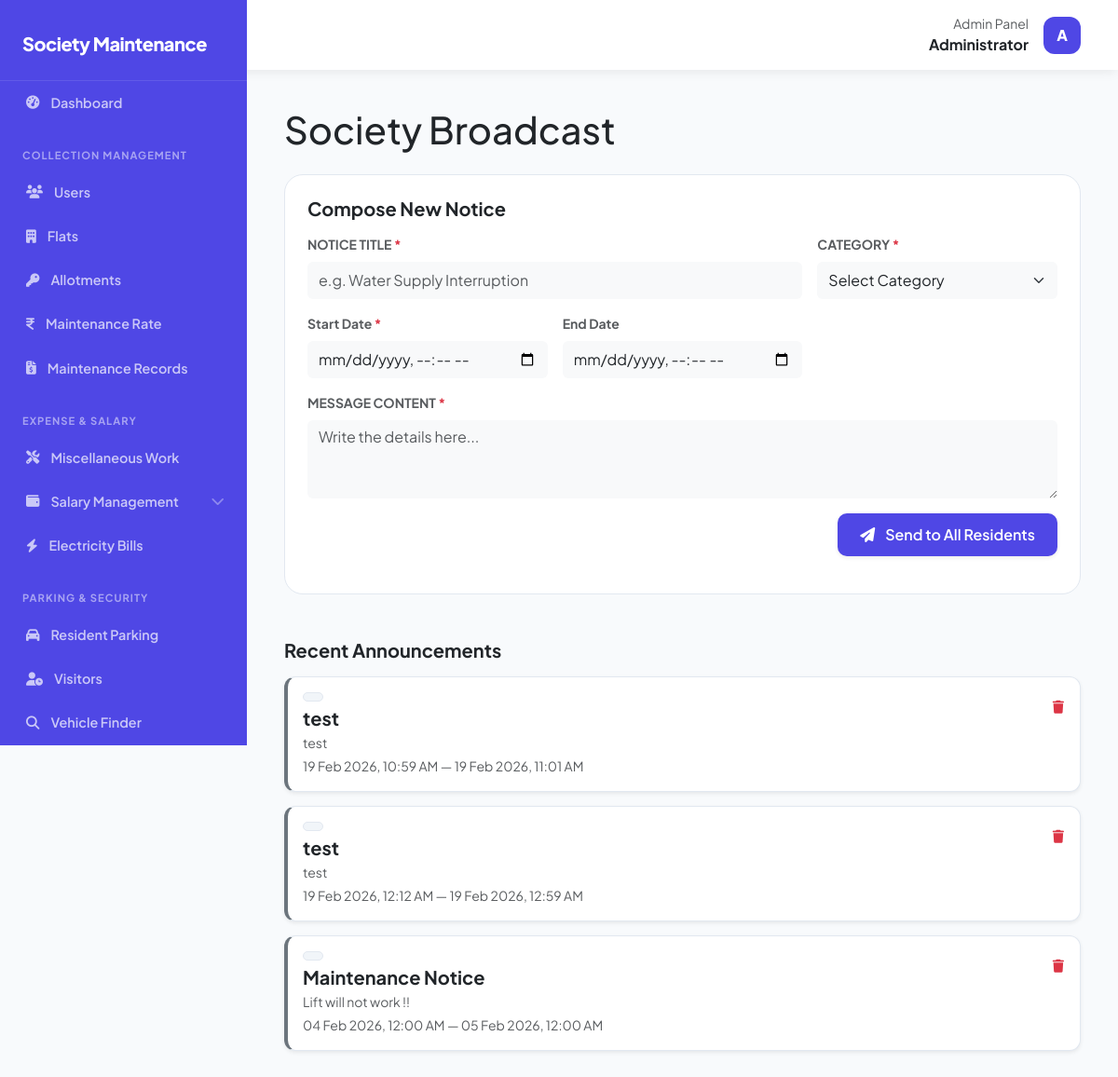
The page /public/notifications.php (signed in) on the database as committed earlier.
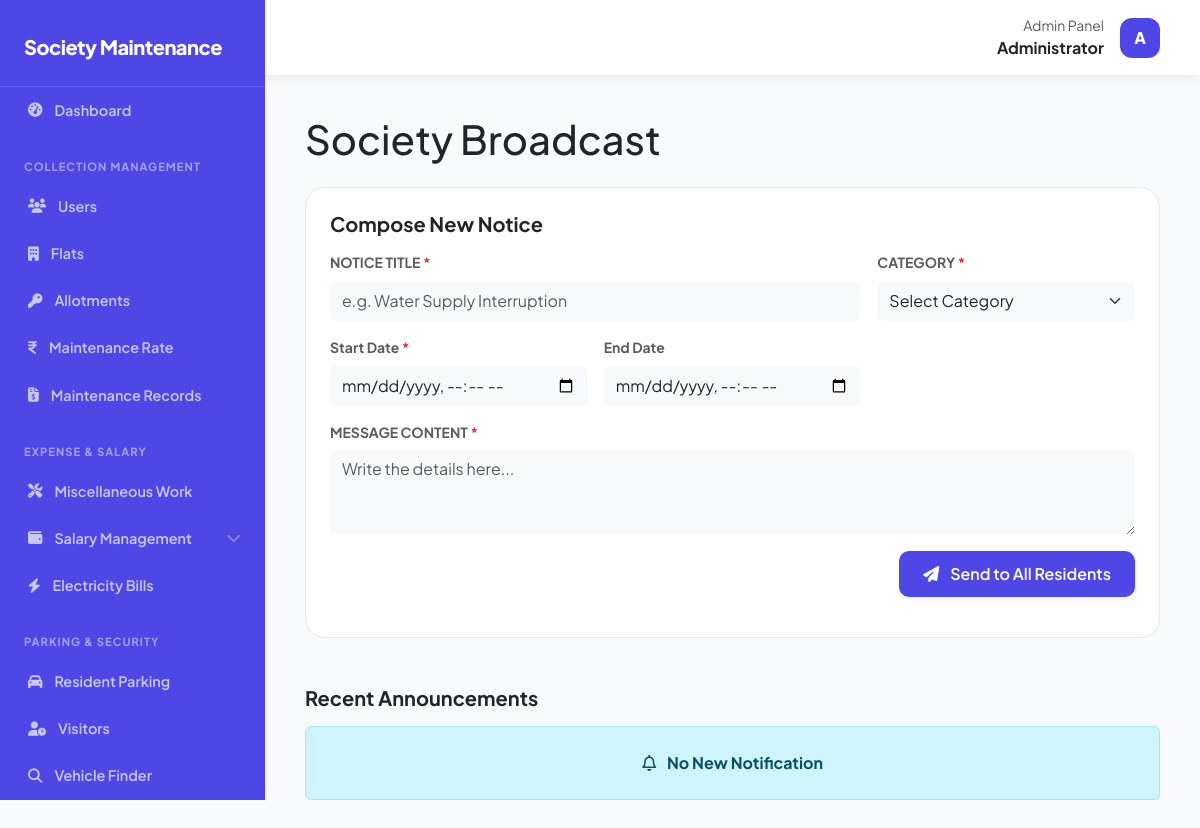
The same page on the database as committed later.
### tables this page shows
CREATE TABLE `notifications` (
  `id` int NOT NULL,
  `title` varchar(255) NOT NULL,
  `category` varchar(100) NOT NULL,
  `message` text NOT NULL,
  `start_date` datetime DEFAULT NULL,
  `end_date` datetime DEFAULT NULL,
  `created_at` timestamp NULL DEFAULT CURRENT_TIMESTAMP
);

### public/notifications.php (the view, shortened to what the changed rows need)
<?php
require_once __DIR__ . '/../core/config.php';
if ($_SESSION['user_role'] === 'admin') {
    $stmt = $pdo->query("
        SELECT * FROM notifications
        ORDER BY id DESC
    ");
}
$notifications = $stmt->fetchAll(PDO::FETCH_ASSOC);
include __DIR__ . '/../resources/layout/header.php';
?>
<!DOCTYPE html>
<html lang="en">
<head>
    <link rel="stylesheet" href="https://cdnjs.cloudflare.com/ajax/libs/font-awesome/6.5.0/css/all.min.css">
    <link href="https://cdn.jsdelivr.net/npm/bootstrap@5.3.0/dist/css/bootstrap.min.css" rel="stylesheet">
    <link rel="stylesheet" href="../assets/css/styles.css">
</head>
<body>
    <div class="main-wrapper">
        <main id="main-content">
            <h1 class="fw-800 mb-4">Society Broadcast</h1>
            <?php if ($_SESSION['user_role'] === 'admin'): ?>
                <div class="data-card mb-5">
                    <h5 class="fw-bold mb-3">Compose New Notice</h5>
                    <form method="POST" autocomplete="off">
                    </form>
                </div>
            <?php endif; ?>
            <h5 class="fw-bold mb-3">Recent Announcements</h5>
            <?php if (!empty($notifications)): ?>
                <?php foreach ($notifications as $n): ?>
                    <?php
                    $borderColor = '#6c757d';
                    $tagBg = '#f1f5f9';
                    $tagColor = '#334155';
                    $tagBorder = '#e2e8f0';
                    $start_display = $n['start_date']
                        ? date('d M Y, h:i A', strtotime($n['start_date']))
                        : '-';
                    $end_display = $n['end_date']
                        ? date('d M Y, h:i A', strtotime($n['end_date']))
                        : 'Present';
                    ?>
                    <div class="notice-card shadow-sm"
                        style="
                            border-left: 4px solid <?= $borderColor ?>;
                            border-radius: 12px;
                            padding: 16px;
                            background: #ffffff;
                            margin-bottom: 15px;
                        ">
                        <div class="d-flex justify-content-between align-items-start">
                            <div>
                                <span style="
                                        background: <?= $tagBg ?>;
                                        color: <?= $tagColor ?>;
                                        border: 1px solid <?= $tagBorder ?>;
                                        padding: 4px 10px;
                                        font-size: 12px;
                                        font-weight: 600;
                                        border-radius: 999px;
                                        display: inline-block;
                                        margin-bottom: 6px;
                                    ">
                                </span>
                                <h5 class="fw-bold mb-1">
                                    <?= htmlspecialchars($n['title']) ?>
                                </h5>
                                <p class="text-muted small mb-0">
                                    <?= nl2br(htmlspecialchars($n['message'])) ?>
                                </p>
                                <small class="text-muted small mt-1 d-block">
                                    <?= $start_display ?> — <?= $end_display ?>
                                </small>
                            </div>
                            <?php if ($_SESSION['user_role'] === 'admin'): ?>
                                <div class="text-end">
                                    <button class="btn btn-sm btn-link text-danger p-0 mt-2 delete-notification-btn"
                                        data-id="<?= $n['id'] ?>">
                                        <i class="fa fa-trash"></i>
                                    </button>
                                </div>
                            <?php endif; ?>
                        </div>
                    </div>
                <?php endforeach; ?>
            <?php else: ?>
                <div class="alert alert-info text-center fw-bold py-4">
                    <i class="fa-regular fa-bell me-2"></i>
                    No New Notification
                </div>
            <?php endif; ?>
        </main>
    </div>
    <link rel="stylesheet" href="https://cdn.datatables.net/1.13.2/css/dataTables.bootstrap5.min.css">
</body>
</html>
<?php include __DIR__ . '/../resources/layout/footer.php'; ?>

Rows that differ between the two databases and show on the page:
removed notifications: title "test", message "test", start_date "19 Feb 2026, 10:59 AM", end_date "19 Feb 2026, 11:01 AM"
removed notifications: title "test", message "test", start_date "19 Feb 2026, 12:12 AM", end_date "19 Feb 2026, 12:59 AM"
removed notifications: title "Maintenance Notice", message "Lift will not work !!", start_date "04 Feb 2026, 12:00 AM", end_date "05 Feb 2026, 12:00 AM"
Other text that changed with them:
text now shown: "No New Notification"
